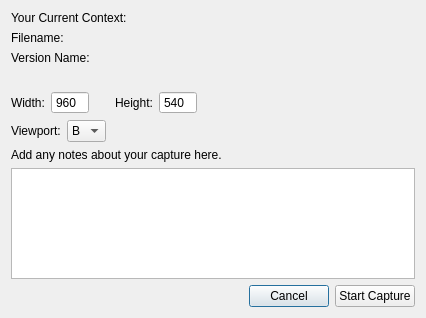
<?xml version="1.0" encoding="UTF-8"?>
<ui version="4.0">
 <class>Dialog</class>
 <widget class="QDialog" name="Dialog">
  <property name="geometry">
   <rect>
    <x>0</x>
    <y>0</y>
    <width>426</width>
    <height>318</height>
   </rect>
  </property>
  <property name="windowTitle">
   <string>The Current Sgtk Environment</string>
  </property>
  <layout class="QVBoxLayout" name="verticalLayout">
   <item>
    <widget class="QLabel" name="context">
     <property name="sizePolicy">
      <sizepolicy hsizetype="Expanding" vsizetype="Expanding">
       <horstretch>0</horstretch>
       <verstretch>0</verstretch>
      </sizepolicy>
     </property>
     <property name="text">
      <string>Your Current Context: </string>
     </property>
     <property name="alignment">
      <set>Qt::AlignLeading|Qt::AlignLeft|Qt::AlignVCenter</set>
     </property>
    </widget>
   </item>
   <item>
    <widget class="QLabel" name="filenameLabel">
     <property name="text">
      <string>Filename:</string>
     </property>
    </widget>
   </item>
   <item>
    <widget class="QLabel" name="versionName">
     <property name="text">
      <string>Version Name:</string>
     </property>
    </widget>
   </item>
   <item>
    <spacer name="verticalSpacer">
     <property name="orientation">
      <enum>Qt::Vertical</enum>
     </property>
     <property name="sizeType">
      <enum>QSizePolicy::Minimum</enum>
     </property>
     <property name="sizeHint" stdset="0">
      <size>
       <width>40</width>
       <height>20</height>
      </size>
     </property>
    </spacer>
   </item>
   <item>
    <layout class="QHBoxLayout" name="horizontalLayout_3">
     <item>
      <widget class="QLabel" name="label_3">
       <property name="text">
        <string>Width:</string>
       </property>
      </widget>
     </item>
     <item>
      <widget class="QSpinBox" name="widthEdit">
       <property name="buttonSymbols">
        <enum>QAbstractSpinBox::NoButtons</enum>
       </property>
       <property name="minimum">
        <number>1</number>
       </property>
       <property name="maximum">
        <number>6000</number>
       </property>
       <property name="value">
        <number>960</number>
       </property>
      </widget>
     </item>
     <item>
      <spacer name="horizontalSpacer_3">
       <property name="orientation">
        <enum>Qt::Horizontal</enum>
       </property>
       <property name="sizeType">
        <enum>QSizePolicy::Fixed</enum>
       </property>
       <property name="sizeHint" stdset="0">
        <size>
         <width>20</width>
         <height>20</height>
        </size>
       </property>
      </spacer>
     </item>
     <item>
      <widget class="QLabel" name="label_4">
       <property name="text">
        <string>Height:</string>
       </property>
      </widget>
     </item>
     <item>
      <widget class="QSpinBox" name="heightEdit">
       <property name="buttonSymbols">
        <enum>QAbstractSpinBox::NoButtons</enum>
       </property>
       <property name="minimum">
        <number>1</number>
       </property>
       <property name="maximum">
        <number>6000</number>
       </property>
       <property name="value">
        <number>540</number>
       </property>
      </widget>
     </item>
     <item>
      <spacer name="horizontalSpacer_4">
       <property name="orientation">
        <enum>Qt::Horizontal</enum>
       </property>
       <property name="sizeHint" stdset="0">
        <size>
         <width>120</width>
         <height>20</height>
        </size>
       </property>
      </spacer>
     </item>
    </layout>
   </item>
   <item>
    <layout class="QHBoxLayout" name="horizontalLayout_2">
     <item>
      <widget class="QLabel" name="label_2">
       <property name="text">
        <string>Viewport:</string>
       </property>
      </widget>
     </item>
     <item>
      <widget class="QComboBox" name="viewportCombo">
       <property name="currentIndex">
        <number>1</number>
       </property>
       <property name="maxVisibleItems">
        <number>4</number>
       </property>
       <property name="maxCount">
        <number>4</number>
       </property>
       <property name="insertPolicy">
        <enum>QComboBox::NoInsert</enum>
       </property>
       <item>
        <property name="text">
         <string>A</string>
        </property>
       </item>
       <item>
        <property name="text">
         <string>B</string>
        </property>
       </item>
       <item>
        <property name="text">
         <string>C</string>
        </property>
       </item>
       <item>
        <property name="text">
         <string>D</string>
        </property>
       </item>
      </widget>
     </item>
     <item>
      <spacer name="horizontalSpacer_2">
       <property name="orientation">
        <enum>Qt::Horizontal</enum>
       </property>
       <property name="sizeHint" stdset="0">
        <size>
         <width>40</width>
         <height>20</height>
        </size>
       </property>
      </spacer>
     </item>
    </layout>
   </item>
   <item>
    <widget class="QLabel" name="label">
     <property name="text">
      <string>Add any notes about your capture here.</string>
     </property>
    </widget>
   </item>
   <item>
    <widget class="QPlainTextEdit" name="versionText"/>
   </item>
   <item>
    <layout class="QHBoxLayout" name="horizontalLayout">
     <item>
      <spacer name="horizontalSpacer">
       <property name="orientation">
        <enum>Qt::Horizontal</enum>
       </property>
       <property name="sizeHint" stdset="0">
        <size>
         <width>40</width>
         <height>20</height>
        </size>
       </property>
      </spacer>
     </item>
     <item>
      <widget class="QPushButton" name="cancelButton">
       <property name="text">
        <string>Cancel</string>
       </property>
      </widget>
     </item>
     <item>
      <widget class="QPushButton" name="startButton">
       <property name="text">
        <string>Start Capture</string>
       </property>
      </widget>
     </item>
    </layout>
   </item>
  </layout>
 </widget>
 <resources>
  <include location="resources.qrc"/>
 </resources>
 <connections/>
</ui>
